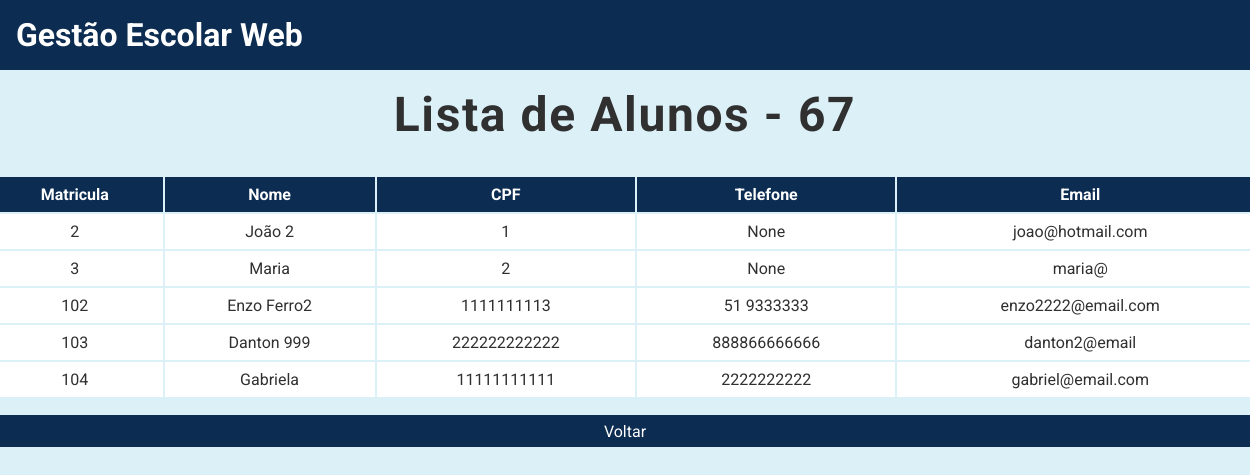
The app's page /listar/turmas_alunos/67 with its own data.
### tables this page shows
CREATE TABLE Alunos (
    matricula INTEGER PRIMARY KEY AUTOINCREMENT,
    nome VARCHAR (255) NOT NULL,
    cpf CHAR (11) NOT NULL,
    telefone CHAR (11),
    email VARCHAR (255) NOT NULL
);

### main.py (the view)
@app.route("/listar/turmas_alunos/<codigo_turma>")
def listar_turmas_alunos(codigo_turma):
    alunos = Turma.listarAlunos(codigo_turma)
    return render_template("listar_turmas_alunos.html", alunos=alunos, codigo_turma=codigo_turma)

### turma.py (called while the page is built)
    @classmethod
    def listarAlunos(cls, codigo_turma):
        conexao = sqlite3.connect("gestao_escolar.db")
        cursor = conexao.cursor()
        sql = f"""
            SELECT an.matricula, an.nome, an.cpf, an.telefone, an.email
            FROM Alunos AS an
            INNER JOIN Turmas_Alunos AS tm_an ON an.matricula = tm_an.matricula_aluno
            WHERE tm_an.codigo_turma = '{codigo_turma}'
        """
        cursor.execute(sql)
        listaAlunos = cursor.fetchall()
        conexao.close()
        return listaAlunos

### templates/listar_turmas_alunos.html
{% extends "base.html" %}
{% block conteudo %}
<div class="conteudo-principal">
    <h2>Lista de Alunos - {{codigo_turma}}</h2>
    <div class="conteudo-tabela">
        <table>
            <tr>
                <th>Matricula</th>
                <th>Nome</th>
                <th>CPF</th>
                <th>Telefone</th>
                <th>Email</th>
            </tr>
            {% for aluno in alunos %}
            <tr>
                <td>{{ aluno[0] }}</td>
                <td>{{ aluno[1] }}</td>
                <td>{{ aluno[2] }}</td>
                <td>{{ aluno[3] }}</td>
                <td>{{ aluno[4] }}</td>
            </tr>
            {% endfor %}
        </table>
        <a href="/listar/turmas" class="botao-primario">Voltar</a>
    </div>
</div>
{% endblock %}

### static/css/style.css (style rules this page uses)
:root { --azul-fraco: rgb(220, 240, 247); --azul-escuro: rgb(12, 44, 82); --preto: rgb(48, 48, 48); --azul-normal: rgb(94, 157, 200); --verde-normal: rgb(21, 238, 108); }
* { margin: 0; padding: 0; box-sizing: border-box; }
body { font-family: 'Roboto', sans-serif; background: var(--azul-fraco); }
a { text-decoration: none; }
.botao-primario { display: flex; background-color: var(--azul-escuro); color: #fff; width: 100%; text-align: center; justify-content: center; align-items: center; border-radius: 3rem; }
main .conteudo-principal { text-align: center; display: flex; justify-content: center; flex-direction: column; align-items: center; margin-bottom: 2rem; }
main .conteudo-principal h2 { margin: 1rem 0 1rem 0; font-size: 3rem; color: var(--preto); letter-spacing: .1rem; }
main .conteudo-principal .conteudo-tabela { width: 80rem; }
main .conteudo-principal .conteudo-tabela .botao-primario { height: 2rem; font-size: 1rem; font-weight: 400; }
main .conteudo-principal .conteudo-tabela table { margin: 1rem 0 1rem 0; width: 100%; }
main .conteudo-principal .conteudo-tabela table th { background: var(--azul-escuro); color: #fff; padding: 0.5rem; }
main .conteudo-principal .conteudo-tabela table td { background: #fff; color: var(--preto); padding: 0.5rem; }

### records on screen
Alunos: matricula "2", nome "João 2", cpf "1", telefone "None", email "joao@hotmail.com"
Alunos: matricula "3", nome "Maria", cpf "2", telefone "None", email "maria@"
Alunos: matricula "102", nome "Enzo Ferro2", cpf "1111111113", telefone "51 9333333", email "enzo2222@email.com"
Alunos: matricula "103", nome "Danton 999", cpf "222222222222", telefone "888866666666", email "danton2@email"
Alunos: matricula "104", nome "Gabriela", cpf "11111111111", telefone "2222222222", email "gabriel@email.com"

### other values on screen
{{ codigo_turma }} "67"
